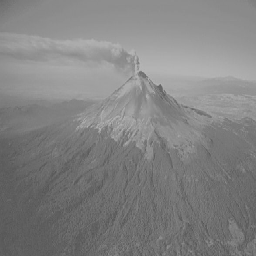
#> input picture img/popo.bmp, 256 x 256 px, found by its file name
$ python Multiplicacion.py
#> lines starting #> are read from the running program, lines starting #| are printed output that depends on the picture
# Multiplicación

# Nombre: Ana Graciela Vassallo Fedotkin
# Expediente: 278775
# Fecha: 1 de Marzo 2021.

import cv2
from matplotlib import pyplot as plt
import numpy as np

im1 = cv2.imread('img/popo.bmp', 2)
#> im1 is the input picture: shape (256, 256); min 87, max 180, mean 130

dimensiones = im1.shape
#> dimensiones = (256, 256)
r = dimensiones[0]
#> r = 256
c = dimensiones[1]
#> c = 256

ime = np.zeros((r, c), dtype=np.int32)

for i in range(r):
    for j in range(c):
        ime[i, j] = im1[i, j]*2

        if(ime[i, j] > 255):
            ime[i, j] = 255
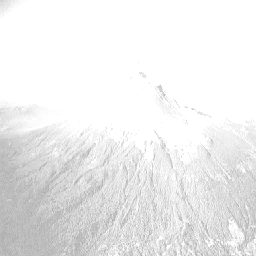
#> ime: shape (256, 256) int32; min 174, max 255, mean 237

plt.subplot(1, 2, 1)
plt.imshow(im1, 'gray')
plt.title('Imagen original')

plt.subplot(1, 2, 2)
plt.imshow(ime, 'gray')
plt.title('Imagen multiplicada por un escalar')

plt.show()
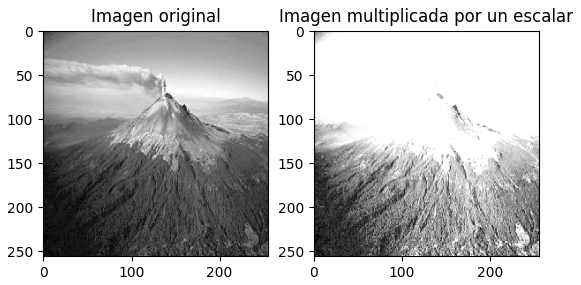
#> figure drawn by matplotlib, 2 panels
